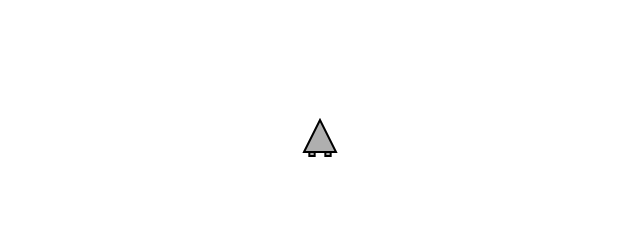
Frame 1 (no input)
Frame 60 (no input): identical to frame 1, image omitted
Frame 120 (the mouse pressed at the canvas centre since frame 60): identical to frame 1, image omitted

The p5.js sketch that drew this single still picture (run headless with seeded random() and noise() and a simulated clock; from frame 60 on, the mouse is pressed at the canvas centre):

// p5.js sketch
// ── sketch.js
//orange front light show heading

let mover;

function setup() {
  createCanvas(640, 240);

  mover = new Mover();
}

function draw() {
  background(255);

  mover.show();
  mover.update();
  mover.checkEdges();
}



// ── mover.js
class Mover {
  constructor() {
    this.pos = createVector(width / 2, height / 2);
    this.vel = createVector(0, 0);
    this.acc = createVector(0, 0);
    this.topSpeed = 2;
    this.gas = createVector(0.01, 0);

    //arbitrary damping to slow down the ship
    this.damping = 0.995;
    this.topSpeed = 6;

    //size
    this.r = 16;

    //variable for heading
    this.heading = 0;

    // are we thrusting? color boosters.
    this.thrusting = false;
  }
  
  applyForce(force){
    let f = force.copy();
    this.acc.add(f);
  }

  turn(angle) {
    this.heading += angle;
  }

  // apply the thrust force
  thrust() {
    // Offset the angle since we drew the ship vertically
    let angle = this.heading - PI/2;
    let force = p5.Vector.fromAngle(angle);
    force.mult(0.1);
    this.applyForce(force);
    
    //draw the booster
    this.thrusting = true;
  }

  update() {
    if (keyIsPressed) {
      // keep key down.
      if (keyCode == RIGHT_ARROW) {
        this.turn(0.03);
        //this.acc.add(this.gas);
        console.log("turn right");
      } else if (keyCode == LEFT_ARROW) {
        this.turn(-0.03);
        console.log("turn left");
      } else if (keyCode == 90) {
        this.thrust();
        console.log("thrust");
      }
    }

    this.vel.add(this.acc);
    this.vel.limit(this.topSpeed);
    this.vel.mult(this.damping);
    this.pos.add(this.vel);
    this.acc.mult(0);
  }

  show() {
    stroke(0);
    strokeWeight(2);
    push();
    translate(this.pos.x, this.pos.y + this.r);
    rotate(this.heading);
    fill(175);
    if (this.thrusting) fill(255, 0, 0);

    //booster blocks
    rectMode(CENTER);
    rect(-this.r / 2, this.r, this.r / 3, this.r / 2);
    rect(this.r / 2, this.r, this.r / 3, this.r / 2);

    //triangle
     fill(175);
    beginShape();
    vertex(-this.r, this.r);
    vertex(0, -this.r);
    vertex(this.r, this.r);
    endShape(CLOSE);

    pop();
    
    this.trusting = false;
  }

  checkEdges() {
    let buffer = 2 * this.r;
    if (this.pos.x > width + buffer) {
      this.pos.x = -buffer;
    } else if (this.pos.x < -buffer) {
      this.pos.x = width + buffer;
    }

    if (this.pos.y > height + buffer) {
      this.pos.y = -buffer;
    } else if (this.pos.y < -buffer) {
      this.pos.y = height + buffer;
    }
  }
}
